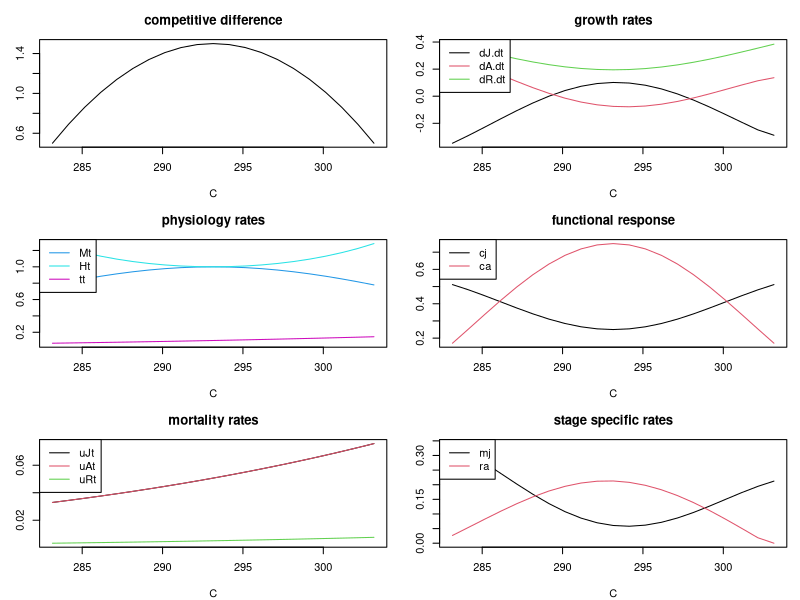

This figure's R source:

#### PARAMETERS ################################################################

# z: adult to juvenile size ratio
z<-0.2
# p: adult modifier on production of juveniles
# can use to modify stage structure, seems like it needs to be <1
p<-0.4
# sig: conversion efficiency of resource to useful energy for fish
sig<-0.7
# M: maximum ingestion rate
# make mass specific?
M<-1
# MS: function breadth for max intake rate
# i.e. attack rate, opens downward
MS<-10
# H: handling time
# speed at which fish can eat resources (smaller is faster)
H<-1
# HS: function breadth for handling time
# temperature parabola opens upward
HS<-10
# uJ: juvenile mortality
# uJt = 0.05 when C = 293.15
uJ<-10000
# uJe: activation energy of juvenile mortality
uJe<--0.308
# uA: adult mortality
# uAt = 0.05 when C = 293.15
uA<-10000
# uAe: activation energy of adult mortality
uAe<--0.308
# uR: resource mortality
# uR = 0.005 when C = 293.15
uR<-1000
# uRe: activation energy of resource mortality
uRe<--0.308
# t: costs of maintaining somatic growth/turnover
# i.e. base level of resource intake you must exceed to mature/reproduce
# t = 0.1 when C = 293.15
t<-10000
# te: activation energy of metabolic waste
te<--0.291
# r: resource growth rate
r<-1.5
# rS: function breadth for resource growth rate
# temperature parabola opens downward
rS<-15
# K: resource carrying capacity
K<-5
# B: adult reproductive rate
B<-0.5
# boltzmann's constant
kb<-8.617*10^-5
# Copt: optimal temperature in kelvin
# 283.15 is cold, 293.15 is optimal, 303.15 is hot
Copt<-293.15

# C: temperature in kelvin
# 283.15 is cold, 293.15 is optimal, 303.15 is hot
C<-seq(from=Copt-10,to=Copt+10,length = 21)

# initial state values
R <- J <- A <- 1

# plotting settings
par(mfcol=c(3,2), mar=c(4,3,3,1))

#### MODEL #####################################################################

# t subscript in variable name indicates temperature-sensitive
# base terms are now the scaling factor for temperature-sensitive terms

# Mt: maximum ingestion rate
# Ht: handling time
# tt: costs of maintaining somatic growth/turnover
# uJt: mortality rate for juveniles
# uAt: mortality rate for adults
# uRt: mortality rate for resources
# rt: resource growth rate
# qt: competitive difference between adults and juveniles
# ca: functional response for adults
# cj: functional response for juveniles
# mj: juvenile maturation rate
# ra: reproduction per adult

Mt<-M*exp(-(C-Copt)^2/(2*MS)^2)
Ht<-H*exp((C-Copt)^2/(2*HS)^2)
tt<-t*exp(te/(kb*C))
uJt<-uJ*exp(uJe/(kb*C))
uAt<-uA*exp(uAe/(kb*C))
uRt<-uR*exp(uRe/(kb*C))
rt<-r*exp(-(C-Copt)^2/(2*rS)^2)

qt<--0.01*(C-Copt)^2+1.5

ca<-qt*Mt*(R/(Ht+R))
cj<-(2-qt)*Mt*(R/(Ht+R))

mj.condition <- !(sig*cj-tt)<0
mj <- (sig*cj-tt-uJt)/(1-z^(1-(uJt/(sig*cj-tt))))
mj <- mj.condition * mj

ra.condition <- !(sig*ca-tt)<0
ra <- (sig*ca-tt)*B
ra <- ra.condition * ra

dJ.dt<- ra*A -mj*J - uJt *J
dA.dt<- mj*J - uAt*A -ra*p*A
dR.dt<- rt*R*(1-(R/K)) - cj*J - ca*A - uRt*R

#### PLOTS #####################################################################

plot(qt~C, type='l', col=1, main="competitive difference", ylim = range(qt))

plot(Mt~C, type='l', col=4, main="physiology rates",
     ylim=range(Mt, Ht, tt))
lines(C, Ht, col=5)
lines(C, tt, col=6)
legend("topleft", legend=c("Mt", "Ht", "tt"),
       col=4:6, lty=1)

plot(uJt~C, type='l', col=1, main="mortality rates",
     ylim=range(uJt, uAt, uRt))
lines(C, uAt, col=2)
lines(C, uRt, col=3)
legend("topleft", legend=c("uJt", "uAt", "uRt"),
       col=1:3, lty=1)

plot(dJ.dt~C, type='l', col=1, main="growth rates", 
     ylim=range(dJ.dt, dA.dt, dR.dt))
lines(C, dA.dt, col=2)
lines(C, dR.dt, col=3)
legend("topleft", legend=c("dJ.dt", "dA.dt", "dR.dt"),
       col=1:3, lty=1)

plot(cj~C, type='l', col=1, main="functional response",
     ylim=range(cj,ca))
lines(C, ca, col=2)
legend("topleft", legend=c("cj", "ca"),
       col=1:2, lty=1)

plot(mj~C, type='l', col=1, main="stage specific rates",
     ylim=range(mj,ra))
lines(C, ra, col=2)
legend("topleft", legend=c("mj", "ra"),
       col=1:2, lty=1)




